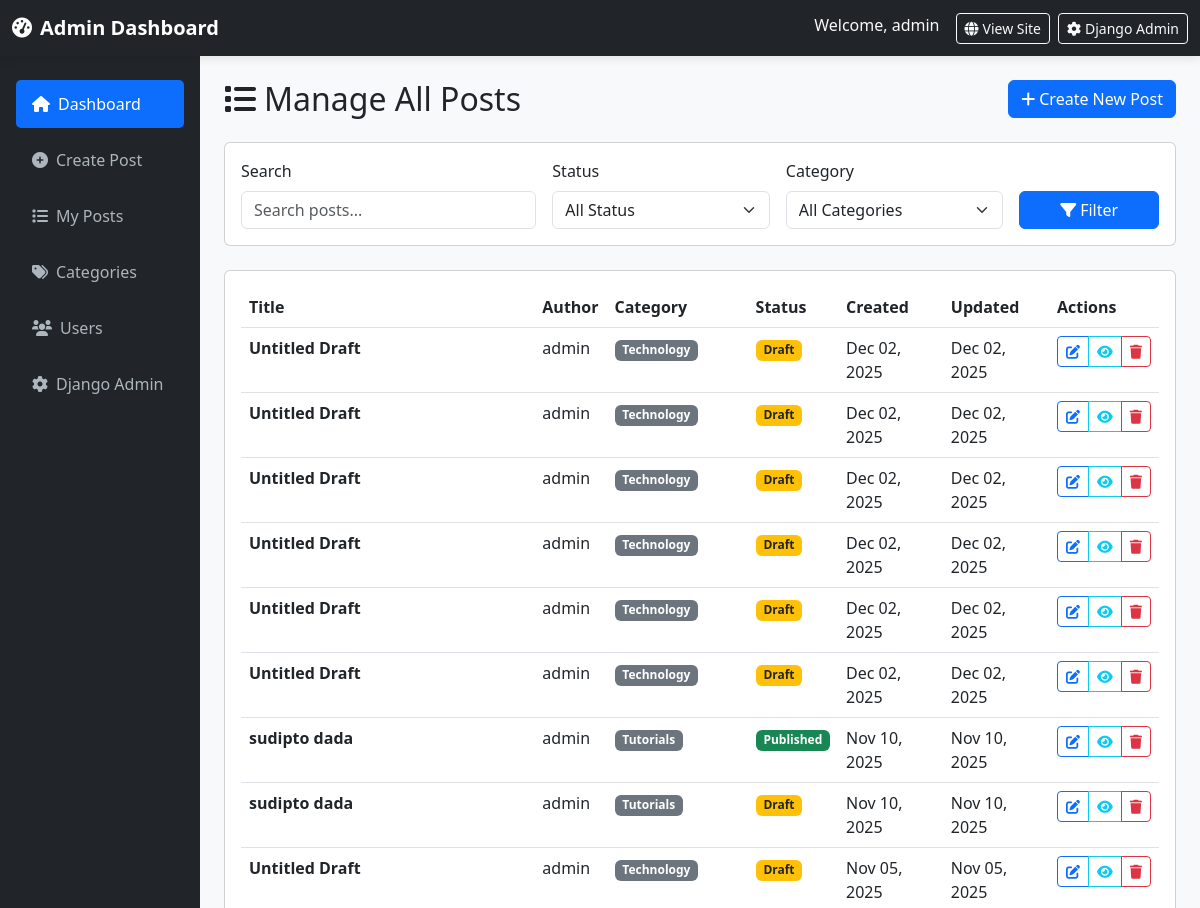
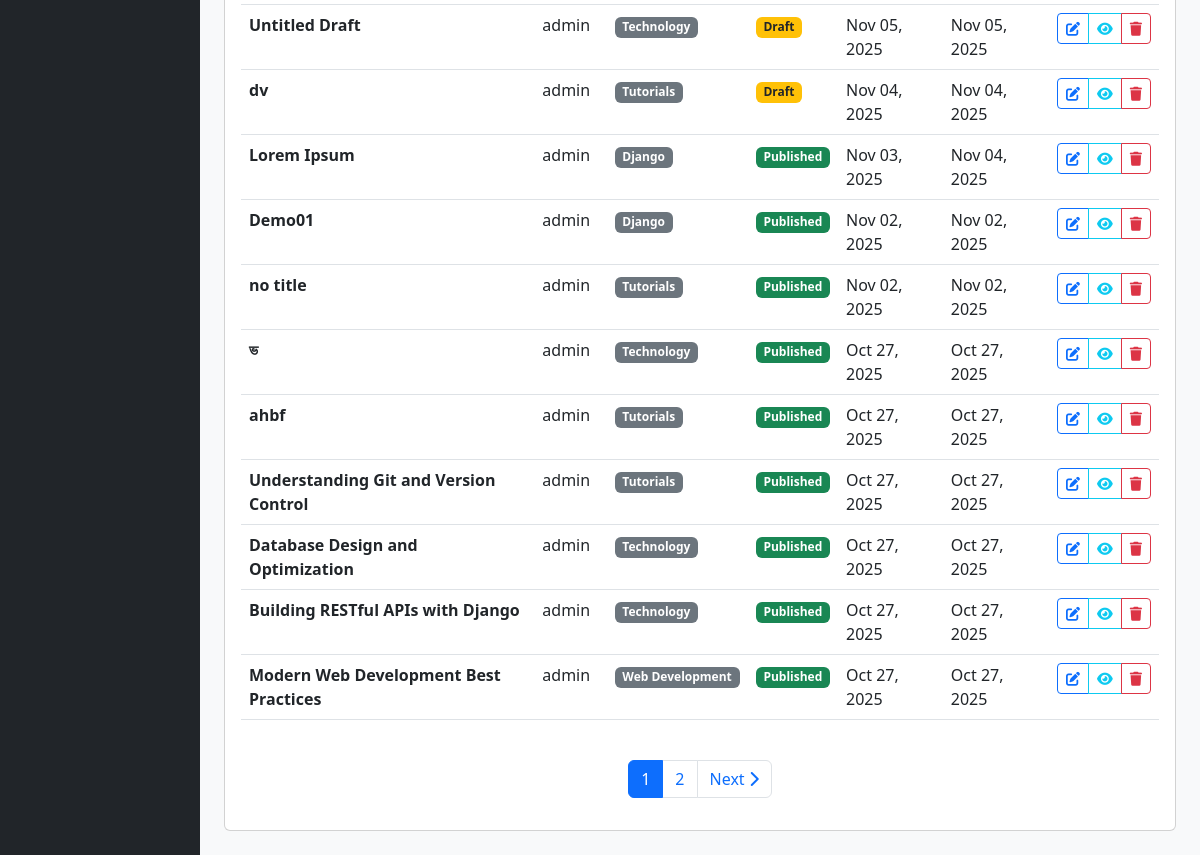
/manage/posts/ (signed in), run on the app's committed database (2 pictures, top to bottom).
### blog/models.py (models this page shows, shortened)
class Post(models.Model):
    STATUS_CHOICES = [
        ('draft', 'Draft'),
        ('published', 'Published'),
    ]
    title = models.CharField(max_length=200)
    slug = models.SlugField(unique=True)
    author = models.ForeignKey(User, on_delete=models.CASCADE)
    category = models.ForeignKey(Category, on_delete=models.CASCADE, related_name='posts')
    content = models.TextField(help_text="You can add images, videos, and YouTube links here")
    excerpt = models.TextField(max_length=500, blank=True, help_text="Brief description of the post")
    featured_image = models.ImageField(upload_to='blog_images/', blank=True, null=True)
    youtube_url = models.CharField(max_length=200, blank=True, help_text="YouTube URL (e.g., https://www.youtube.com/watch?v=VIDEO_ID)")
    video_file = models.FileField(upload_to='blog_videos/', blank=True, null=True, help_text="Upload video file")
    status = models.CharField(max_length=10, choices=STATUS_CHOICES, default='draft')
    created_at = models.DateTimeField(auto_now_add=True)
    updated_at = models.DateTimeField(auto_now=True)
    published_at = models.DateTimeField(null=True, blank=True)
    class Meta:
        ordering = ['-created_at']

class Category(models.Model):
    name = models.CharField(max_length=100)
    slug = models.SlugField(unique=True)
    description = models.TextField(blank=True)
    created_at = models.DateTimeField(auto_now_add=True)
    class Meta:
        verbose_name_plural = "Categories"

### blog/views.py (the view)
# urls.py: path('manage/posts/', views.admin_manage_posts, name='admin_manage_posts'),
@login_required(login_url='custom_login')
def admin_manage_posts(request):
    if not request.user.is_staff:
        return redirect('post_list')
    status_filter = request.GET.get('status', '')
    category_filter = request.GET.get('category', '')
    search_query = request.GET.get('search', '')
    if request.user.is_superuser:
        posts = Post.objects.all().select_related('author', 'category')
    else:
        posts = Post.objects.filter(author=request.user).select_related('author', 'category')
    if status_filter:
        posts = posts.filter(status=status_filter)
    if category_filter:
        posts = posts.filter(category__id=category_filter)
    if search_query:
        posts = posts.filter(
            Q(title__icontains=search_query) |
            Q(content__icontains=search_query)
        )
    paginator = Paginator(posts, 20)
    page_number = request.GET.get('page')
    posts = paginator.get_page(page_number)
    categories = Category.objects.all()
    context = {
        'posts': posts,
        'categories': categories,
        'status_filter': status_filter,
        'category_filter': category_filter,
        'search_query': search_query,
    }
    return render(request, 'blog/admin_manage_posts.html', context)

### templates/blog/admin_manage_posts.html (shortened to what this page needs)
{% extends 'blog/admin_dashboard.html' %}
{% block content %}
<div class="d-flex justify-content-between align-items-center mb-4 flex-wrap gap-2">
    <h2 class="mb-0"><i class="fas fa-list me-2"></i>Manage All Posts</h2>
    <a href="{% url 'admin_create_post' %}" class="btn btn-primary">
        <i class="fas fa-plus me-1"></i>Create New Post
    </a>
</div>
<div class="card mb-4">
    <div class="card-body">
        <form method="get" class="row g-3">
            <div class="col-md-4 col-sm-12">
                <label class="form-label">Search</label>
                <input type="text" name="search" class="form-control" placeholder="Search posts..." value="{{ search_query }}">
            </div>
            <div class="col-md-3 col-sm-6">
                <label class="form-label">Status</label>
                <select name="status" class="form-select">
                    <option value="">All Status</option>
                </select>
            </div>
            <div class="col-md-3 col-sm-6">
                <label class="form-label">Category</label>
                <select name="category" class="form-select">
                    <option value="">All Categories</option>
                </select>
            </div>
            <div class="col-md-2 col-sm-12 d-flex align-items-end">
                <button type="submit" class="btn btn-primary w-100">
                    <i class="fas fa-filter me-1"></i>Filter
                </button>
            </div>
        </form>
    </div>
</div>
<div class="card">
    <div class="card-body">
        {% if posts %}
        <div class="table-responsive">
            <table class="table table-hover">
                <thead>
                    <tr>
                        <th>Title</th>
                        <th>Author</th>
                        <th>Category</th>
                        <th>Status</th>
                        <th>Created</th>
                        <th>Updated</th>
                        <th>Actions</th>
                    </tr>
                </thead>
                <tbody>
                    {% for post in posts %}
                    <tr>
                        <td data-label="Title">
                            <strong>{{ post.title|truncatewords:8 }}</strong>
                        </td>
                        <td data-label="Author">{{ post.author.username }}</td>
                        <td data-label="Category"><span class="badge bg-secondary">{{ post.category.name }}</span></td>
                        <td data-label="Status">
                            {% if post.status == 'published' %}
                                <span class="badge bg-success">Published</span>
                            {% else %}
                                <span class="badge bg-warning text-dark">Draft</span>
                            {% endif %}
                        </td>
                        <td data-label="Created">{{ post.created_at|date:"M d, Y" }}</td>
                        <td data-label="Updated">{{ post.updated_at|date:"M d, Y" }}</td>
                        <td data-label="Actions">
                            <div class="btn-group btn-group-sm">
                                {% if post.slug %}
                                <a href="{% url 'admin_edit_post' post.slug %}" class="btn btn-outline-primary" title="Edit">
                                    <i class="fas fa-edit"></i>
                                </a>
                                <a href="{% url 'post_detail' post.slug %}" target="_blank" class="btn btn-outline-info" title="View">
                                    <i class="fas fa-eye"></i>
                                </a>
                                <a href="{% url 'admin_delete_post' post.slug %}" class="btn btn-outline-danger" title="Delete">
                                    <i class="fas fa-trash"></i>
                                </a>
                                {% else %}
                                <button class="btn btn-outline-secondary btn-sm" disabled title="No slug available">
                                    <i class="fas fa-exclamation-triangle"></i>
                                </button>
                                {% endif %}
                            </div>
                        </td>
                    </tr>
                    {% endfor %}
                </tbody>
            </table>
        </div>
        {% if posts.has_other_pages %}
        <nav aria-label="Page navigation" class="mt-4">
            <ul class="pagination justify-content-center">
                {% for num in posts.paginator.page_range %}
                    {% if posts.number == num %}
                    <li class="page-item active">
                        <span class="page-link">{{ num }}</span>
                    </li>
                    {% elif num > posts.number|add:'-3' and num < posts.number|add:'3' %}
                    <li class="page-item">
                        <a class="page-link" href="?page={{ num }}">
                            {{ num }}
                        </a>
                    </li>
                    {% endif %}
                {% endfor %}
                {% if posts.has_next %}
                <li class="page-item">
                    <a class="page-link" href="?page={{ posts.next_page_number }}">
                        Next <i class="fas fa-chevron-right"></i>
                    </a>
                </li>
                {% endif %}
            </ul>
        </nav>
        {% endif %}
        {% endif %}
    </div>
</div>
{% endblock %}

### templates/blog/admin_dashboard.html (shortened to what this page needs)
<!DOCTYPE html>
<html lang="en">
<head>
	<link href="https://cdn.jsdelivr.net/npm/bootstrap@5.3.0/dist/css/bootstrap.min.css" rel="stylesheet">
	<link rel="stylesheet" href="https://cdnjs.cloudflare.com/ajax/libs/font-awesome/6.0.0/css/all.min.css">
</head>
<body>
	<nav class="navbar navbar-dark bg-dark">
		<div class="container-fluid">
			<div class="d-flex align-items-center">
				<a class="navbar-brand fw-bold mb-0" href="{% url 'admin_dashboard' %}">
					<i class="fas fa-tachometer-alt me-2"></i>Admin Dashboard
				</a>
			</div>
			<div class="d-flex">
				<span class="text-light me-3">Welcome, {{ user.username }}</span>
				<a href="{% url 'post_list' %}" class="btn btn-outline-light btn-sm me-2" target="_blank">
					<i class="fas fa-globe me-1"></i>View Site
				</a>
				<a href="/admin/" class="btn btn-outline-light btn-sm" target="_blank">
					<i class="fas fa-cog me-1"></i>Django Admin
				</a>
			</div>
		</div>
	</nav>
	<div class="container-fluid">
		<div class="row">
			<nav class="col-md-3 col-lg-2 sidebar px-3 pt-4" id="sidebar">
				<ul class="nav flex-column">
					<li class="nav-item mb-2">
						<a class="nav-link sidebar-link active" href="{% url 'admin_dashboard' %}">
							<i class="fas fa-home me-2"></i>Dashboard
						</a>
					</li>
					<li class="nav-item mb-2">
						<a class="nav-link sidebar-link" href="{% url 'admin_create_post' %}">
							<i class="fas fa-plus-circle me-2"></i>Create Post
						</a>
					</li>
					<li class="nav-item mb-2">
						<a class="nav-link sidebar-link" href="{% url 'admin_manage_posts' %}">
							<i class="fas fa-list me-2"></i>My Posts
						</a>
					</li>
					{% if user.is_superuser %}
					<li class="nav-item mb-2">
						<a class="nav-link sidebar-link" href="{% url 'admin_manage_categories' %}">
							<i class="fas fa-tags me-2"></i>Categories
						</a>
					</li>
					<li class="nav-item mb-2">
						<a class="nav-link sidebar-link" href="{% url 'admin_manage_users' %}">
							<i class="fas fa-users me-2"></i>Users
						</a>
					</li>
					<li class="nav-item mb-2">
						<a class="nav-link sidebar-link" href="/admin/" target="_blank">
							<i class="fas fa-cog me-2"></i>Django Admin
						</a>
					</li>
					{% endif %}
				</ul>
			</nav>
			<main class="col-md-9 col-lg-10 px-md-4 py-4">
				{% block content %}{% endblock %}
			</main>
		</div>
	</div>
</body>
</html>

### templates/blog/admin_dashboard.html (style rules this page uses)
body { background-color: #f8f9fa; }
.navbar { box-shadow: 0 2px 10px rgba(0,0,0,0.1); }
.sidebar { min-height: 100vh; background-color: #212529; }
.sidebar-link { color: #adb5bd; padding: 0.75rem 1rem; border-radius: 5px; display: block; text-decoration: none; }
.sidebar-link.active { color: #fff; background-color: #0d6efd; }

### data on the page
Post: title "Untitled Draft", author.username "admin", category.name "Technology", status "Draft", created_at "Dec 02, 2025", updated_at "Dec 02, 2025"
Post: title "Untitled Draft", author.username "admin", category.name "Technology", status "Draft", created_at "Dec 02, 2025", updated_at "Dec 02, 2025"
Post: title "Untitled Draft", author.username "admin", category.name "Technology", status "Draft", created_at "Dec 02, 2025", updated_at "Dec 02, 2025"
Post: title "Untitled Draft", author.username "admin", category.name "Technology", status "Draft", created_at "Dec 02, 2025", updated_at "Dec 02, 2025"
Post: title "Untitled Draft", author.username "admin", category.name "Technology", status "Draft", created_at "Dec 02, 2025", updated_at "Dec 02, 2025"
Post: title "Untitled Draft", author.username "admin", category.name "Technology", status "Draft", created_at "Dec 02, 2025", updated_at "Dec 02, 2025"
Post: title "sudipto dada", author.username "admin", category.name "Tutorials", status "Published", created_at "Nov 10, 2025", updated_at "Nov 10, 2025"
Post: title "sudipto dada", author.username "admin", category.name "Tutorials", status "Draft", created_at "Nov 10, 2025", updated_at "Nov 10, 2025"
Post: title "Untitled Draft", author.username "admin", category.name "Technology", status "Draft", created_at "Nov 05, 2025", updated_at "Nov 05, 2025"
Post: title "Untitled Draft", author.username "admin", category.name "Technology", status "Draft", created_at "Nov 05, 2025", updated_at "Nov 05, 2025"
Post: title "dv", author.username "admin", category.name "Tutorials", status "Draft", created_at "Nov 04, 2025", updated_at "Nov 04, 2025"
Post: title "Lorem Ipsum", author.username "admin", category.name "Django", status "Published", created_at "Nov 03, 2025", updated_at "Nov 04, 2025"
Post: title "Demo01", author.username "admin", category.name "Django", status "Published", created_at "Nov 02, 2025", updated_at "Nov 02, 2025"
Post: title "no title", author.username "admin", category.name "Tutorials", status "Published", created_at "Nov 02, 2025", updated_at "Nov 02, 2025"
Post: title "ভ", author.username "admin", category.name "Technology", status "Published", created_at "Oct 27, 2025", updated_at "Oct 27, 2025"
Post: title "ahbf", author.username "admin", category.name "Tutorials", status "Published", created_at "Oct 27, 2025", updated_at "Oct 27, 2025"
Post: title "Understanding Git and Version Control", author.username "admin", category.name "Tutorials", status "Published", created_at "Oct 27, 2025", updated_at "Oct 27, 2025"
Post: title "Database Design and Optimization", author.username "admin", category.name "Technology", status "Published", created_at "Oct 27, 2025", updated_at "Oct 27, 2025"
Post: title "Building RESTful APIs with Django", author.username "admin", category.name "Technology", status "Published", created_at "Oct 27, 2025", updated_at "Oct 27, 2025"
Post: title "Modern Web Development Best Practices", author.username "admin", category.name "Web Development", status "Published", created_at "Oct 27, 2025", updated_at "Oct 27, 2025"

### other printed values
{{ user.username }} "admin"
{{ num }} "1"
{{ num }} "2"
